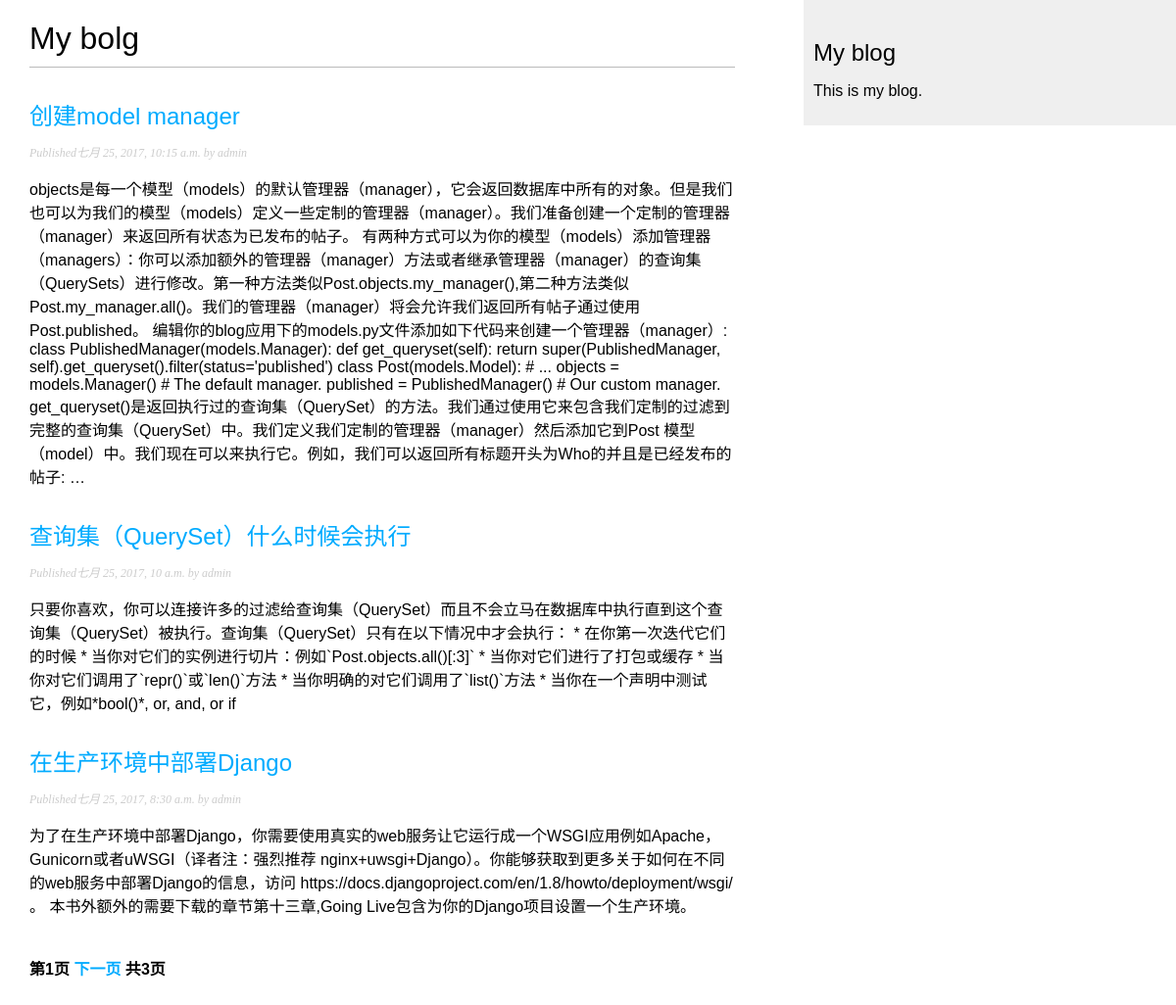
The page / on the database its author committed.
### blog/models.py (models this page shows, shortened)
class Post(models.Model):
    STATUS_CHOICES = (
        ('draft', '草稿'),
        ('published', '发表'),
    )
    title = models.CharField(max_length=250, verbose_name='标题')
    slug = models.SlugField(max_length=250, unique_for_date='publish')
    author = models.ForeignKey(User, related_name='blog_posts', verbose_name='作者')
    body = models.TextField(verbose_name='内容')
    publish = models.DateTimeField(default=timezone.now)
    created = models.DateTimeField(auto_now_add=True)
    updated = models.DateTimeField(auto_now=True)
    status = models.CharField(max_length=10, choices=STATUS_CHOICES, default='draft', verbose_name='状态')
    objects = models.Manager()
    published = PublishedManager()
    class Meta:
        verbose_name = '文章'
        verbose_name_plural = verbose_name
        ordering = ('-publish',)
    def get_absolute_url(self):
        return reverse('blog:post_detail',
                       args=[
                           self.publish.year,
                           self.publish.strftime('%m'),
                           self.publish.strftime('%d'),
                           self.slug
                       ])

### blog/views.py (the view)
# urls.py: url(r'^$', views.PostListView.as_view(), name='post_list'),
class PostListView(ListView):
    queryset = Post.published.all()
    context_object_name = 'posts'
    paginate_by = 3
    template_name = 'blog/post/list.html'

### blog/templates/blog/post/list.html (shortened to what this page needs)
{% extends "blog/base.html" %}
{% block content %}
    <h1>My bolg</h1>
    {% for post in posts %}
        <h2>
            <a href="{{ post.get_absolute_url }}">{{ post.title }}</a>
        </h2>
        <p class="date">
            Published{{ post.publish }} by {{ post.author }}
        </p>
        {{ post.body | truncatewords:30 | linebreaks }}
    {% endfor %}
    {% include "pagination.html" with page=page_obj %}
{% endblock %}

### blog/static/css/blog.css (style rules this page uses)
body { margin: 0; padding: 0; font-family: helvetica, sans-serif; }
a { color: #00abff; text-decoration: none; }
h1 { font-weight: normal; border-bottom: 1px solid #bbb; padding: 0 0 10px 0; }
h2 { font-weight: normal; margin: 30px 0 0; }
p.date { color: #ccc; font-family: georgia, serif; font-size: 12px; font-style: italic; }

### rows shown on the page
Post: title "创建model manager", publish "七月 25, 2017, 10:15 a.m.", author "admin", body "objects是每一个模型（models）的默认管理器（manager），它会返回数据库中所有的对象。但是我们也可以为我们的模型（models）定义一些定制的管理器（manager）。我们准备创建一个定制的管理器（manager）来返回所有状态为已发布的帖子。 有两种方式可以为你的模型（models）添加管理器（managers）：你可以添加额外的管理器（manager）方法或者继承管理器（manager）的查询集（QuerySets）进行修改。第一种方法类似Post.objects.my_manager(),第二种方法类似Post.my_manager.all()。我们的管理器（manager）将会允许我们返回所有帖子通过使用Post.published。 编辑你的blog应用下的models.py文件添加如下代码来创建一个管理器（manager）: class PublishedManager(models.Manager): def get_queryset(self): return super(PublishedManager, self).get_queryset().filter(status='published') class Post(models.Model): # ... objects = models.Manager() # The default manager. published = PublishedManager() # Our custom manager.…"
Post: title "查询集（QuerySet）什么时候会执行", publish "七月 25, 2017, 10 a.m.", author "admin", body "只要你喜欢，你可以连接许多的过滤给查询集（QuerySet）而且不会立马在数据库中执行直到这个查询集（QuerySet）被执行。查询集（QuerySet）只有在以下情况中才会执行： * 在你第一次迭代它们的时候 * 当你对它们的实例进行切片：例如`Post.objects.all()[:3]` * 当你对它们进行了打包或缓存 * 当你对它们调用了`repr()`或`len()`方法 * 当你明确的对它们调用了`list()`方法 * 当你在一个声明中测试它，例如*bool()*, or, and, or if"
Post: title "在生产环境中部署Django", publish "七月 25, 2017, 8:30 a.m.", author "admin", body "为了在生产环境中部署Django，你需要使用真实的web服务让它运行成一个WSGI应用例如Apache，Gunicorn或者uWSGI（译者注：强烈推荐 nginx+uwsgi+Django）。你能够获取到更多关于如何在不同的web服务中部署Django的信息，访问 https://docs.djangoproject.com/en/1.8/howto/deployment/wsgi/ 。 本书外额外的需要下载的章节第十三章,Going Live包含为你的Django项目设置一个生产环境。"

### other values the page prints
{{ page.number }} "1"
{{ page.paginator.num_pages }} "3"
